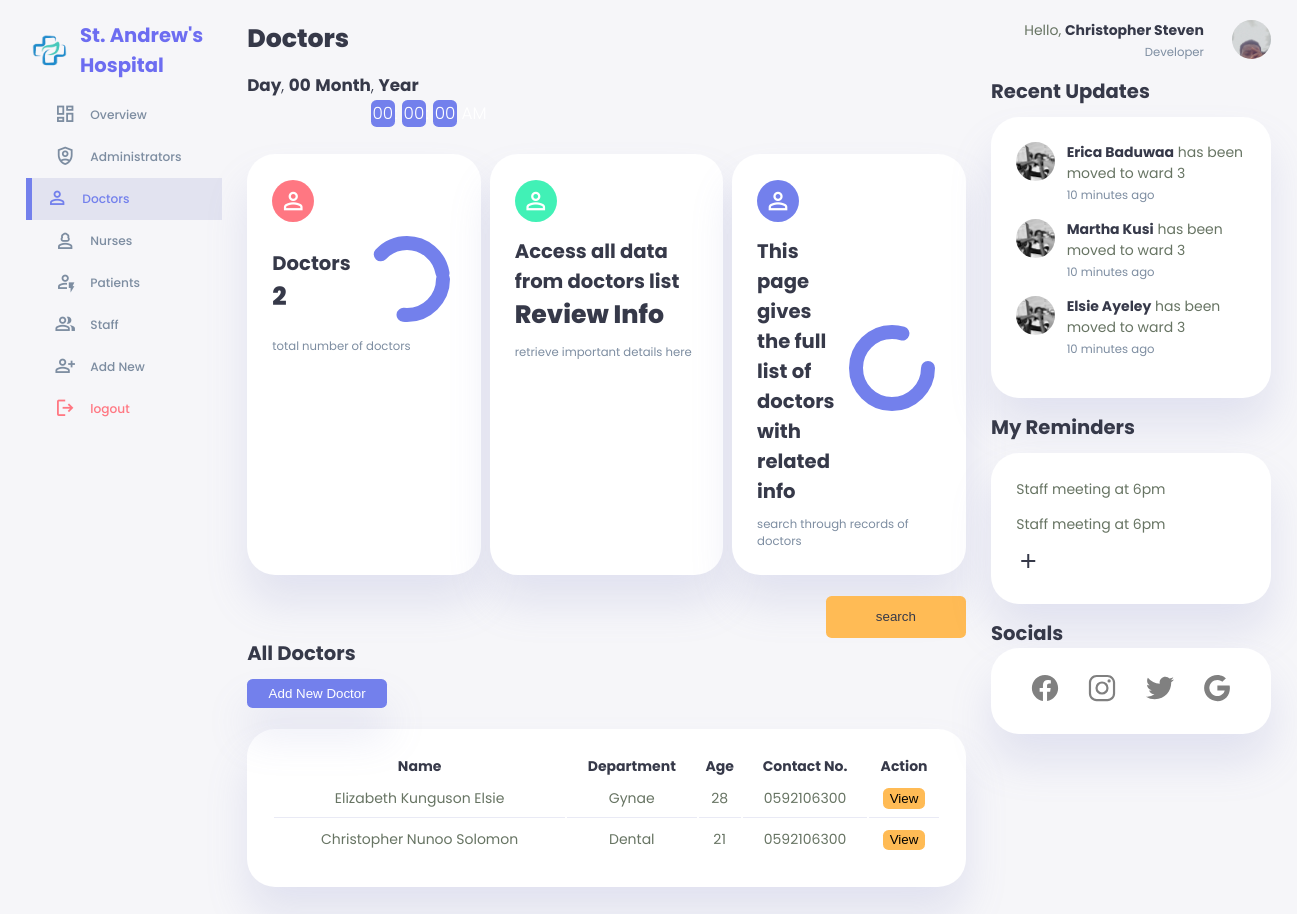
The app's page /developer/doctorsdeveloper.php (signed in) with its own data.
### tables this page shows
CREATE TABLE `doctors` (
  `id` int(11) NOT NULL,
  `firstname` varchar(255) NOT NULL,
  `lastname` varchar(255) NOT NULL,
  `othername` varchar(255) NOT NULL,
  `age` varchar(255) NOT NULL,
  `gender` varchar(255) NOT NULL,
  `address` varchar(255) NOT NULL,
  `gps_address` varchar(255) NOT NULL,
  `landmark` varchar(255) NOT NULL,
  `hometown` varchar(255) NOT NULL,
  `telephone1` varchar(255) NOT NULL,
  `telephone2` varchar(255) NOT NULL,
  `religion` varchar(255) NOT NULL,
  `marital_status` varchar(255) NOT NULL,
  `spouse_firstname` varchar(255) NOT NULL,
  `spouse_lastname` varchar(255) NOT NULL,
  `spouse_telephone` varchar(255) NOT NULL,
  `department` varchar(255) NOT NULL,
  `date_of_employment` date NOT NULL,
  `date_of_birth` date NOT NULL,
  `image` varchar(255) NOT NULL,
  `date_added` date NOT NULL,
  `email` varchar(255) NOT NULL,
  `username` varchar(255) NOT NULL,
  `password` varchar(255) NOT NULL,
  `position` varchar(255) NOT NULL,
  `added_by` varchar(255) NOT NULL
);

### developer/doctorsdeveloper.php (the view, shortened to what this page needs)
<?php
include '../connection.php';
$username= $_SESSION['username'];
$sql= "SELECT * FROM `admins` WHERE username= '$username'";
$result= mysqli_query($con,$sql);
$row= mysqli_fetch_assoc($result);
$image= $row['image'];
$position=$row['position'];
$user_firstname= $row['firstname'];
$user_lastname= " ".$row['lastname'];
$user_fullname= $user_firstname.$user_lastname;
$sqldoctors= "SELECT * FROM `doctors`";
$resultdoctors= mysqli_query($con, $sqldoctors);
$numdoctors=mysqli_num_rows($resultdoctors);
?>
<!DOCTYPE html>
<html lang="en">
<head>
    <link rel="stylesheet" href="../css/dashboardhead.css">
</head>
<body onload="initClock()">
    <div class="container">
        <aside>
            <div class="top">
                <div class="logo">
                    <div class="ring"></div>
                    <img src="../developerimages/logo.png" alt="logo">
                    <h2 class="logo-name">St. Andrew's Hospital</span></h2>
                </div>
            </div>
            <div class="sidebar">
                <a href="./overviewdeveloper.php">
                    <span class="material-symbols-outlined">dashboard</span>
                    <h3>Overview</h3>
                </a>
                <a href="./adminsdeveloper.php">
                    <span class="material-symbols-outlined">shield_person</span>
                    <h3>Administrators</h3>
                </a>
                <a href="./doctorsdeveloper.php" class="active">
                    <span class="material-symbols-outlined">person</span>
                    <h3>Doctors</h3>
                </a>
                <a href="./nursesdeveloper.php">
                    <span class="material-symbols-outlined">person_3</span>
                    <h3>Nurses</h3>
                </a>
                <a href="./patientsdeveloper.php">
                    <span class="material-symbols-outlined">recent_patient</span>
                    <h3>Patients</h3>
                </a>
                <a href="./staffdeveloper.php">
                    <span class="material-symbols-outlined">group</span>
                    <h3>Staff</h3>
                </a>
                <a href="./addnewdeveloper.php">
                    <span class="material-symbols-outlined">person_add</span>
                    <h3>Add New</h3>
                </a>
                <a href="../logout.php">
                    <span class="material-symbols-outlined">logout</span>
                    <h3>logout</h3>
                </a>
            </div>
        </aside>
        <main>
            <h1>Doctors</h1>
            <div class="datetime">
                <div class="date">
                    <b><span id="dayname">Day</span></b>,
                    <b><span id="daynum">00</span></b>
                    <b><span id="month">Month</span></b>,
                    <b><span id="year">Year</span></b>
                </div>
                <div class="time">
                    <span id="hours">00</span>:
                    <span id="minutes">00</span>:
                    <span id="seconds">00</span>
                    <span id="period">AM</span>
                </div>
            </div>
            <div class="insights">
                <div class="teaching-population">
                    <span class="material-symbols-outlined">person</span>
                    <div class="middle">
                        <div class="left">
                            <h2>Doctors</h2>
                            <h1><?php echo $numdoctors; ?></h1>
                        </div>
                        <div class="progress">
                            <svg>
                                <circle cx="38" cy="38" r="36"></circle>
                            </svg>
                            <div class="number">
                            </div>
                        </div>
                    </div>
                    <small class="text-muted">total number of doctors</small>
                </div>
                <div class="non-teaching-population">
                    <span class="material-symbols-outlined">person</span>
                    <div class="middle">
                        <div class="left">
                            <h2>Access all data from doctors list</h2>
                            <h1>Review Info</h1>
                        </div>
                    </div>
                    <small class="text-muted">retrieve important details here</small>
                </div>
                <div class="student-population">
                    <span class="material-symbols-outlined">person</span>
                    <div class="middle">
                        <div class="left">
                            <h2>This page gives the full list of doctors with related info</h2>
                        </div>
                        <div class="progress">
                            <svg>
                                <circle cx="38" cy="38" r="36"></circle>
                            </svg>
                            <div class="number">
                            </div>
                        </div>
                    </div>
                    <small class="text-muted">search through records of doctors</small>
                </div>
            </div>
            <div class="recent">
                 <div class="search">
                    <form class="search_box"action="./searchdoctordeveloper.php" method="get">
                        <input type="submit" value="search" name="search">
                    </form>
                </div>
                <h2>All Doctors</h2>
                <button id="add-new-applicant" onclick="location.href='./addnewdoctordeveloper.php'">Add New Doctor</button>
                <table>
                    <thead>
                        <tr>
                            <th>Name</th>
                            <th>Department</th>
                            <th>Age</th>
                            <th>Contact No.</th>
                            <th>Action</th>
                        </tr>
                    </thead>
                    <tbody>
                        <?php
                        include '../connection.php';
                        $sqldisplay= "SELECT * FROM `doctors` ORDER BY id DESC LIMIT 4";
                        $resultdisplay= mysqli_query($con, $sqldisplay);
                        if($resultdisplay){
                            while($rowdisplay=mysqli_fetch_assoc($resultdisplay)){
                                $id=$rowdisplay['id'];
                                $age=$rowdisplay['age'];
                                $firstname=$rowdisplay['firstname'];
                                $lastname=" ".$rowdisplay['lastname'];
                                $othername=" ".$rowdisplay['othername'];
                                $telephone1=$rowdisplay['telephone1'];
                                $department=$rowdisplay['department'];
                                $fullname=$firstname.$lastname.$othername;
                                echo"
                                <tr>
                                    <td>$fullname</td>
                                    <td>$department</td>
                                    <td>$age</td>
                                    <td>$telephone1</td>
                                    <td><button id='view'  onclick=\"location.href = 'viewdoctordeveloper.php?viewid=".$id."'\">View</button></td>
                                </tr>
                                ";
                            }
                        }
                        ?>
                    </tbody>
                </table>
            </div>
        </main>
        <div class="right">
            <div class="top">
                <div class="profile" onclick="location.href='./developerprofile.php'">
                    <div class="info">
                        <p>Hello, <b><?php echo $user_fullname; ?></b></p>
                        <small class="text-muted"><?php echo $position; ?></small>
                    </div>
                    <div class="profile-photo">
                        <img src="<?php echo $image;?>" alt="">
                    </div>
                </div>
            </div>
            <div class="recent-updates">
                <h2>Recent Updates</h2>
                <div class="updates">
                    <div class="update">
                        <div class="profile-photo">
                           <img src="../developerimages/lizzy.jpg" alt="updated person profile 1">
                        </div>
                        <div class="message">
                           <p><b>Erica Baduwaa</b> has been moved to ward 3</p>
                           <small class="text-muted">10 minutes ago</small>
                        </div>
                    </div>
                    <div class="update">
                        <div class="profile-photo">
                            <img src="../developerimages/lizzy.jpg" alt="updated person profile 1">
                        </div>
                        <div class="message">
                            <p><b>Martha Kusi</b> has been moved to ward 3</p>
                            <small class="text-muted">10 minutes ago</small>
                        </div>
                    </div>
                    <div class="update">
                        <div class="profile-photo">
                           <img src="../developerimages/lizzy.jpg" alt="updated person profile 1">
                        </div>
                        <div class="message">
                            <p><b>Elsie Ayeley</b> has been moved to ward 3</p>
                           <small class="text-muted">10 minutes ago</small>
                        </div>
                    </div>
                </div>
            </div>
            <div class="notes-section">
                <h2>My Reminders</h2>
                <div class="notes">
                    <div class="note">
                        <p>Staff meeting at 6pm</p>
                    </div>
                    <div class="note">
                        <p>Staff meeting at 6pm</p>
                    </div>
                    <a href="./reminders.php">
                        <span class="material-symbols-outlined">add</span>
                    </a>
                </div>
            </div>
            <div class="socials-and-website">
                <h2>Socials</h2>
                <div class="social-icons">
                    <a href="https://www.facebook.com/" id="facebook">
                    </a>
                    <a href="https://www.instagram.com/" id="instagram">
                    </a>
                    <a href="https://www.twitter.com/" id="twitter">
                    </a>
                    <a href="https://www.google.com/" id="google">
                    </a>
                </div>
            </div>
        </div>
    </div>
</body>
</html>

### records on screen
doctors: fullname "Elizabeth Kunguson Elsie", department "Gynae", age "28", telephone1 "0592106300"
doctors: fullname "Christopher Nunoo Solomon", department "Dental", age "21", telephone1 "0592106300"

### other values on screen
$numdoctors "2"
$user_fullname "Christopher Steven"
$position "Developer"
